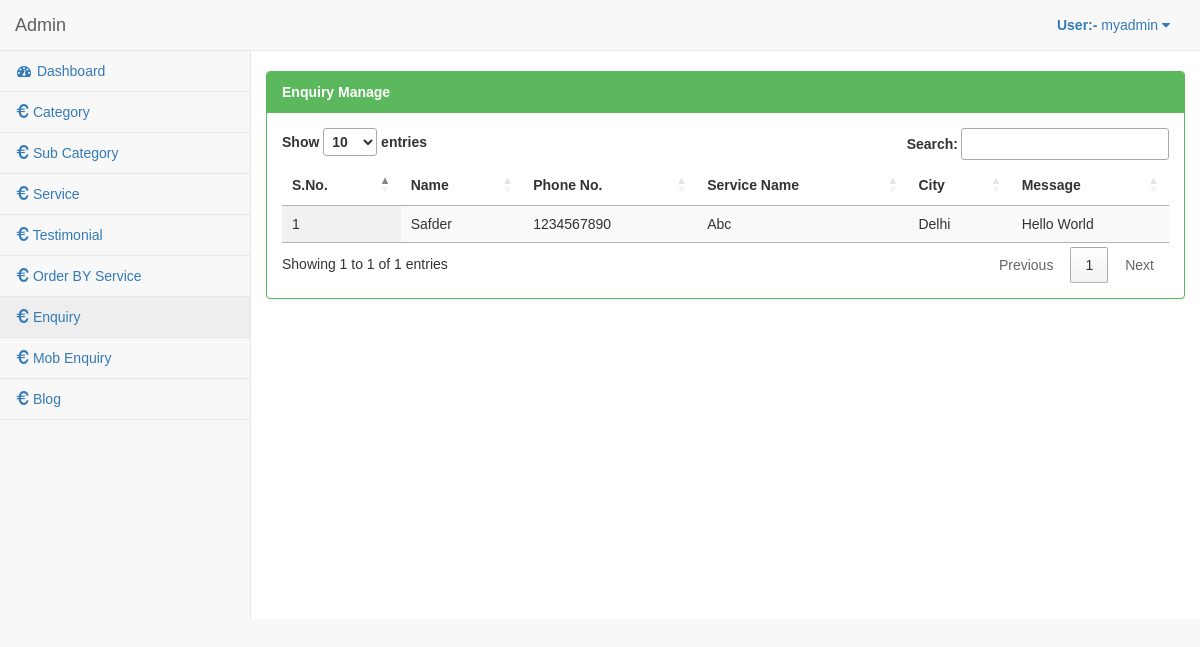
Screenshot of /admin-panel/enquiry.php (signed in) with the database file from the repository.
### tables this page shows
CREATE TABLE `tbl_enquiry` (
  `E_id` int(11) NOT NULL,
  `Name` varchar(100) NOT NULL,
  `Phone_no` varchar(15) NOT NULL,
  `Service_name` varchar(100) NOT NULL,
  `City` varchar(100) NOT NULL,
  `Message` text NOT NULL,
  `E_time` timestamp NOT NULL DEFAULT CURRENT_TIMESTAMP
);

### admin-panel/enquiry.php (the view, shortened to what this page needs)
<?php
include 'include/header.php';
if (isset($_SESSION["un"])) {
    $nquery = $conn->query("SELECT * FROM `tbl_enquiry`");
    ?>
    <div id="page-wrapper"><br>
        <div class="row">
            <div class="panel panel-green">
                <div class="panel-heading">
                    <b>Enquiry Manage</b>
                </div>
                <div class="panel-body">
                    <table id="table.display" class="display" style="width:100%">
                        <?php if ($nquery->num_rows > 0) { ?>
                            <thead>
                                <tr>
                                    <th>S.No.</th>
                                    <th>Name</th>
                                    <th>Phone No.</th>
                                    <th>Service Name</th>
                                    <th>City</th>
                                    <th>Message</th>
                                </tr>
                            </thead>
                            <tbody>
                                <?php
                                $sid = 0;
                                while ($row = $nquery->fetch_array()) {
                                    $sid++;
                                    ?>
                                    <tr>
                                        <td><?php echo $sid; ?></td>
                                        <td><?php echo $row['Name']; ?></td>
                                        <td><?php echo $row['Phone_no']; ?></td>
                                        <td><?php echo $row['Service_name']; ?></td>
                                        <td><?php echo $row['City']; ?></td>
                                        <td><?php echo $row['Message']; ?></td>
                                    </tr>
                                    <?php
                                }
                            } else {
                                echo'<div class="empty"><b>Empty</b></div>';
                            }
                            ?>
                        </tbody>
                    </table>
                </div>
            </div>
        </div>
        <?php
        include 'include/footer.php';
    } else {
        header("location:index.php");
    }
    ?>

### admin-panel/include/header.php (style rules this page uses)
body { font-family: "Poppins", sans-serif; height: 100vh; }

### rows the page displays
tbl_enquiry: Name "Safder", Phone_no "1234567890", Service_name "Abc", City "Delhi", Message "Hello World"

### other values shown
$_SESSION["un"] "myadmin"
